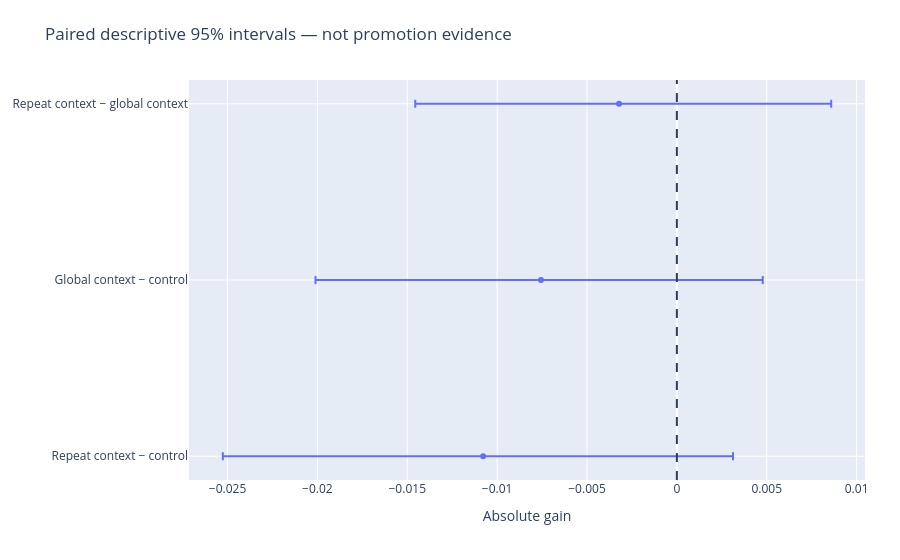

Notebook code for this chart:
### Markdown cell above
## Descriptive uncertainty

### Code cell
view.show_chart(2)

### Figure 1 — Plotly figure (JSON) as saved in the notebook; plotly's stock layout.template omitted (floating-point values rounded to 4 significant figures)
{"data": [{"error_x": {"array": [0.0139, 0.01234, 0.01181], "arrayminus": [0.01448, 0.01254, 0.01133], "symmetric": false, "type": "data"}, "mode": "markers", "type": "scatter", "x": [-0.01078, -0.007561, -0.00322], "y": ["Repeat context − control", "Global context − control", "Repeat context − global context"]}], "layout": {"margin": {"b": 80, "l": 65, "r": 35, "t": 80}, "shapes": [{"line": {"dash": "dash"}, "type": "line", "x0": 0, "x1": 0, "xref": "x", "y0": 0, "y1": 1, "yref": "y domain"}], "title": {"text": "Paired descriptive 95% intervals — not promotion evidence"}, "xaxis": {"title": {"text": "Absolute gain"}}}}
